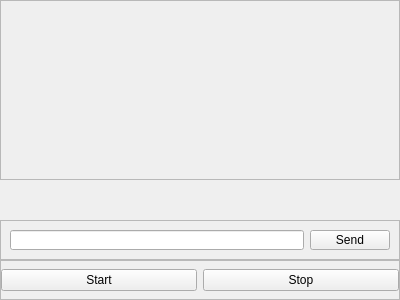
<?xml version="1.0" encoding="UTF-8"?>
<ui version="4.0">
 <class>Form</class>
 <widget class="QWidget" name="Form">
  <property name="geometry">
   <rect>
    <x>0</x>
    <y>0</y>
    <width>400</width>
    <height>300</height>
   </rect>
  </property>
  <property name="windowTitle">
   <string>Form</string>
  </property>
  <layout class="QVBoxLayout" name="verticalLayout">
   <property name="spacing">
    <number>0</number>
   </property>
   <property name="leftMargin">
    <number>0</number>
   </property>
   <property name="topMargin">
    <number>0</number>
   </property>
   <property name="rightMargin">
    <number>0</number>
   </property>
   <property name="bottomMargin">
    <number>0</number>
   </property>
   <item>
    <widget class="QFrame" name="paramFrame">
     <property name="frameShape">
      <enum>QFrame::StyledPanel</enum>
     </property>
     <property name="frameShadow">
      <enum>QFrame::Raised</enum>
     </property>
    </widget>
   </item>
   <item>
    <widget class="QLabel" name="specLabel">
     <property name="maximumSize">
      <size>
       <width>16777215</width>
       <height>40</height>
      </size>
     </property>
     <property name="text">
      <string/>
     </property>
    </widget>
   </item>
   <item>
    <widget class="QFrame" name="commandFrame">
     <property name="maximumSize">
      <size>
       <width>16777215</width>
       <height>40</height>
      </size>
     </property>
     <property name="frameShape">
      <enum>QFrame::StyledPanel</enum>
     </property>
     <property name="frameShadow">
      <enum>QFrame::Raised</enum>
     </property>
     <layout class="QHBoxLayout" name="horizontalLayout_2">
      <item>
       <widget class="QLineEdit" name="specCommandLine"/>
      </item>
      <item>
       <widget class="QPushButton" name="buttonSend">
        <property name="text">
         <string>Send</string>
        </property>
       </widget>
      </item>
     </layout>
    </widget>
   </item>
   <item>
    <widget class="QFrame" name="frame">
     <property name="maximumSize">
      <size>
       <width>16777215</width>
       <height>40</height>
      </size>
     </property>
     <property name="frameShape">
      <enum>QFrame::StyledPanel</enum>
     </property>
     <property name="frameShadow">
      <enum>QFrame::Raised</enum>
     </property>
     <layout class="QHBoxLayout" name="horizontalLayout">
      <property name="leftMargin">
       <number>0</number>
      </property>
      <property name="topMargin">
       <number>0</number>
      </property>
      <property name="rightMargin">
       <number>0</number>
      </property>
      <property name="bottomMargin">
       <number>0</number>
      </property>
      <item>
       <widget class="QPushButton" name="startButton">
        <property name="text">
         <string>Start</string>
        </property>
       </widget>
      </item>
      <item>
       <widget class="QPushButton" name="stopButton">
        <property name="text">
         <string>Stop</string>
        </property>
       </widget>
      </item>
     </layout>
    </widget>
   </item>
  </layout>
 </widget>
 <resources/>
 <connections/>
</ui>
